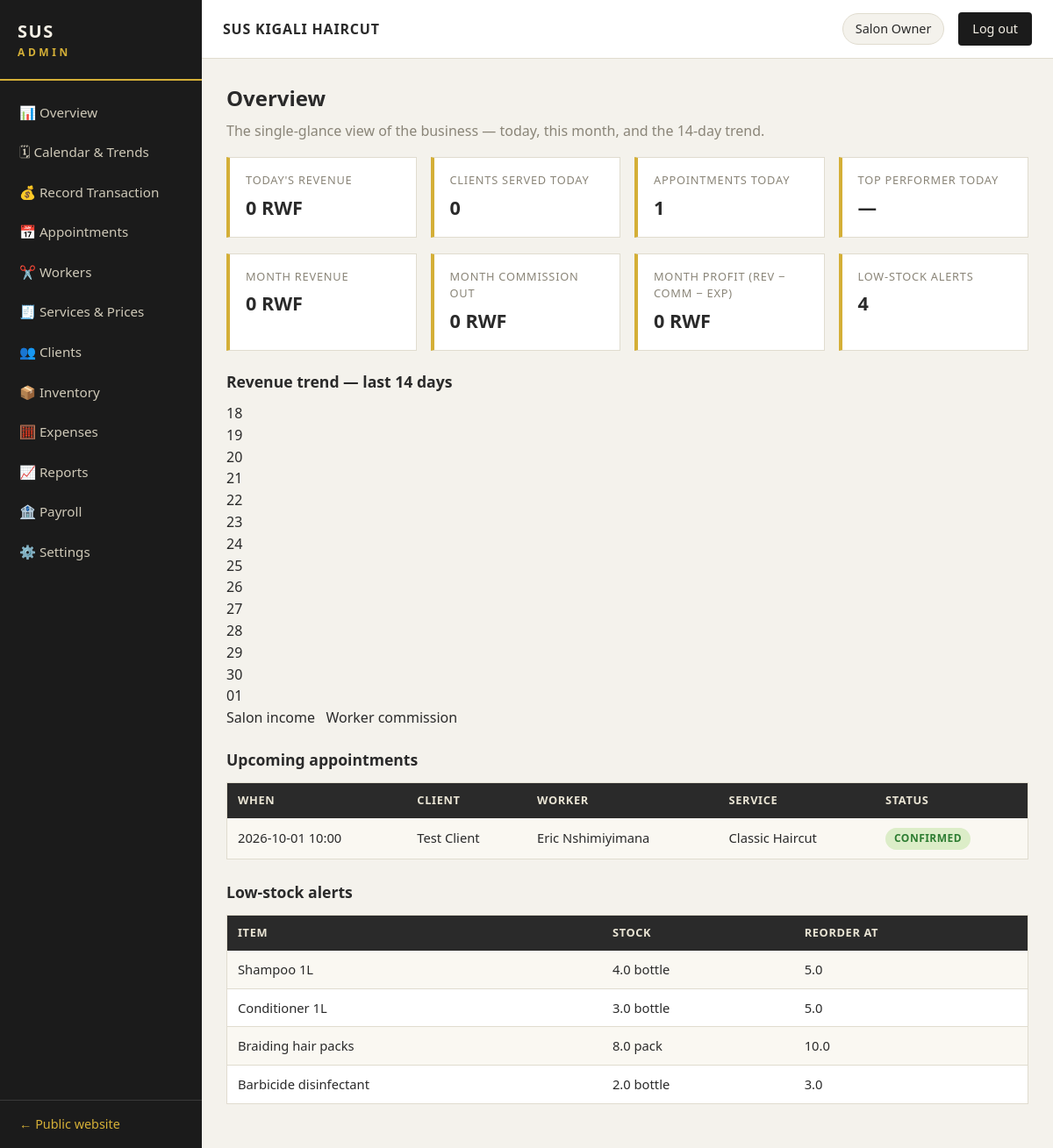
Page /admin/ (signed in) on the committed database.
### sus/models.py (models this page shows, shortened)
class Setting(db.Model):
    __tablename__ = "settings"
    key = db.Column(db.String(60), primary_key=True)
    value = db.Column(db.String(255), nullable=False)
    @staticmethod
    def get(key, default=None):
        s = Setting.query.get(key)
        return s.value if s else default

class User(db.Model):
    __tablename__ = "users"
    id = db.Column(db.Integer, primary_key=True)
    name = db.Column(db.String(120), nullable=False)
    phone = db.Column(db.String(30))
    email = db.Column(db.String(120), unique=True)
    role = db.Column(db.String(20), nullable=False, default="worker")  # super_admin / manager / worker
    password_hash = db.Column(db.String(255), nullable=False)
    status = db.Column(db.String(20), nullable=False, default="active")
    worker = db.relationship("Worker", backref="user", uselist=False)

class Appointment(db.Model):
    __tablename__ = "appointments"
    id = db.Column(db.Integer, primary_key=True)
    client_id = db.Column(db.Integer, db.ForeignKey("clients.id"), nullable=False)
    worker_id = db.Column(db.Integer, db.ForeignKey("workers.id"), nullable=False)
    service_id = db.Column(db.Integer, db.ForeignKey("services.id"), nullable=False)
    date = db.Column(db.String(10), nullable=False)  # YYYY-MM-DD
    time = db.Column(db.String(5), nullable=False)   # HH:MM
    status = db.Column(db.String(20), nullable=False, default="pending")
    source = db.Column(db.String(20), nullable=False, default="online")  # online / walk_in
    notes = db.Column(db.String(255))
    created_at = db.Column(db.DateTime, default=datetime.utcnow)
    client = db.relationship("Client")
    worker = db.relationship("Worker")
    service = db.relationship("Service")

class Client(db.Model):
    __tablename__ = "clients"
    id = db.Column(db.Integer, primary_key=True)
    name = db.Column(db.String(120), nullable=False)
    phone = db.Column(db.String(30), nullable=False)
    email = db.Column(db.String(120))
    preferred_worker_id = db.Column(db.Integer, db.ForeignKey("workers.id"))
    visit_count = db.Column(db.Integer, nullable=False, default=0)
    total_spent = db.Column(db.Integer, nullable=False, default=0)
    loyalty_points = db.Column(db.Integer, nullable=False, default=0)
    notes = db.Column(db.String(255))
    created_at = db.Column(db.DateTime, default=datetime.utcnow)

class Worker(db.Model):
    __tablename__ = "workers"
    id = db.Column(db.Integer, primary_key=True)
    user_id = db.Column(db.Integer, db.ForeignKey("users.id"))
    full_name = db.Column(db.String(120), nullable=False)
    phone = db.Column(db.String(30))
    photo = db.Column(db.String(255))  # path/URL, optional
    category = db.Column(db.String(40), nullable=False, default="Barber")
    specialty = db.Column(db.String(120))
    commission_rate = db.Column(db.Float)  # percent; None -> use shop default
    pay_type = db.Column(db.String(20), nullable=False, default="commission")
    base_salary = db.Column(db.Integer, default=0)  # for fixed / hybrid
    date_joined = db.Column(db.String(10), default=lambda: date.today().isoformat())
    status = db.Column(db.String(20), nullable=False, default="active")

class Service(db.Model):
    __tablename__ = "services"
    id = db.Column(db.Integer, primary_key=True)
    name = db.Column(db.String(120), nullable=False)
    description = db.Column(db.String(255))
    price = db.Column(db.Integer, nullable=False)  # RWF
    duration_minutes = db.Column(db.Integer, nullable=False, default=30)
    category = db.Column(db.String(40), nullable=False, default="Barber")
    active = db.Column(db.Boolean, nullable=False, default=True)

class InventoryItem(db.Model):
    __tablename__ = "inventory"
    id = db.Column(db.Integer, primary_key=True)
    item_name = db.Column(db.String(120), nullable=False)
    category = db.Column(db.String(60))
    quantity = db.Column(db.Float, nullable=False, default=0)
    unit = db.Column(db.String(20), default="pcs")
    reorder_level = db.Column(db.Float, nullable=False, default=0)
    unit_cost = db.Column(db.Integer, nullable=False, default=0)
    @property
    def low_stock(self):
        return self.quantity <= self.reorder_level

### sus/admin.py (the view)
@admin_bp.route("/")
@login_required
def overview():
    u = current_user()
    if u.role == "worker":
        return redirect(url_for("admin.my"))
    today = date.today().isoformat()
    day_tx = Transaction.query.filter_by(date=today, status="completed").all()
    today_revenue = sum(t.amount for t in day_tx)
    clients_today = len(day_tx)
    top_today = None
    if day_tx:
        per_worker = defaultdict(int)
        for t in day_tx:
            per_worker[t.worker.full_name] += t.amount
        top_today = max(per_worker.items(), key=lambda kv: kv[1])
    trend = []
    for d in range(13, -1, -1):
        day = (date.today() - timedelta(days=d)).isoformat()
        tx = Transaction.query.filter_by(date=day, status="completed").all()
        trend.append({"day": day, "revenue": sum(t.amount for t in tx),
                      "commission": sum(t.commission_amount for t in tx)})
    upcoming = (Appointment.query
                .filter(Appointment.status.in_(["pending", "confirmed"]),
                        Appointment.date >= today)
                .order_by(Appointment.date, Appointment.time).limit(12).all())
    low_stock = [i for i in InventoryItem.query.all() if i.low_stock]
    month_start = today[:8] + "01"
    month_tx = Transaction.query.filter(Transaction.date >= month_start,
                                        Transaction.status == "completed").all()
    month_revenue = sum(t.amount for t in month_tx)
    month_commission = sum(t.commission_amount for t in month_tx)
    month_expenses = db.session.query(func.coalesce(func.sum(Expense.amount), 0))\
        .filter(Expense.date >= month_start).scalar()
    return render_template("admin/overview.html", u=u,
                           today_revenue=today_revenue, clients_today=clients_today,
                           appts_today=len([a for a in upcoming if a.date == today]),
                           top_today=top_today, trend=trend, upcoming=upcoming,
                           low_stock=low_stock, month_revenue=month_revenue,
                           month_commission=month_commission,
                           month_profit=month_revenue - month_commission - month_expenses)

### sus/__init__.py (called while the page is built)
def create_app(config_class=Config):
    app = Flask(__name__)
    app.config.from_object(config_class)
    db.init_app(app)
    from .public import public_bp
    from .admin import admin_bp
    from .api import api_bp
    app.register_blueprint(public_bp)
    app.register_blueprint(admin_bp)
    app.register_blueprint(api_bp)
    @app.template_filter("rwf")
    def rwf(value):
        try:
            return f"{int(value):,} RWF"
        except (TypeError, ValueError):
            return value
    @app.context_processor
    def inject_user():
        from .auth import current_user
        u = current_user()
        return {"current_user_name": u.name if u else ""}
    return app

### sus/auth.py (called while the page is built)
def current_user():
    uid = session.get("user_id")
    return User.query.get(uid) if uid else None

def login_required(f):
    @wraps(f)
    def wrapper(*args, **kwargs):
        if not current_user():
            return redirect(url_for("admin.login", next=request.path))
        return f(*args, **kwargs)
    return wrapper

### sus/public.py (called while the page is built)
def shop():
    return {
        "name": Setting.get("shop_name", "SUS KIGALI HAIRCUT"),
        "tagline": Setting.get("tagline", ""),
        "phone": Setting.get("phone", ""),
        "whatsapp": Setting.get("whatsapp", ""),
        "address": Setting.get("address", ""),
        "hours": Setting.get("hours", ""),
    }

@public_bp.app_context_processor
def inject_shop():
    return {"shop": shop()}

### sus/templates/admin/overview.html (shortened to what this page needs)
{% extends "admin/base_admin.html" %}
{% block content %}
<h1>Overview</h1>
<p class="muted">The single-glance view of the business — today, this month, and the 14-day trend.</p>
<div class="stat-grid">
  <div class="stat"><span class="stat-label">Today's revenue</span><span class="stat-value">{{ today_revenue|rwf }}</span></div>
  <div class="stat"><span class="stat-label">Clients served today</span><span class="stat-value">{{ clients_today }}</span></div>
  <div class="stat"><span class="stat-label">Appointments today</span><span class="stat-value">{{ appts_today }}</span></div>
  <div class="stat"><span class="stat-label">Top performer today</span>
    <span class="stat-value small">{{ top_today[0] if top_today else '—' }}<br>
    <small>{{ top_today[1]|rwf if top_today else '' }}</small></span></div>
</div>
<div class="stat-grid">
  <div class="stat"><span class="stat-label">Month revenue</span><span class="stat-value">{{ month_revenue|rwf }}</span></div>
  <div class="stat"><span class="stat-label">Month commission out</span><span class="stat-value">{{ month_commission|rwf }}</span></div>
  <div class="stat"><span class="stat-label">Month profit (rev − comm − exp)</span><span class="stat-value">{{ month_profit|rwf }}</span></div>
  <div class="stat"><span class="stat-label">Low-stock alerts</span><span class="stat-value">{{ low_stock|length }}</span></div>
</div>
<h2>Revenue trend — last 14 days</h2>
<div class="chart">
  {% for d in trend %}
  <div class="chart-col" title="{{ d.day }} — income {{ d.revenue|rwf }}, commission {{ d.commission|rwf }}">
    <span class="chart-label">{{ d.day[8:] }}</span>
  </div>
  {% endfor %}
</div>
<p class="legend"> Salon income &nbsp;  Worker commission</p>
<div class="two-pane">
  <div class="pane">
    <h2>Upcoming appointments</h2>
    <table>
      <tr><th>When</th><th>Client</th><th>Worker</th><th>Service</th><th>Status</th></tr>
      {% for a in upcoming %}
      <tr><td>{{ a.date }} {{ a.time }}</td><td>{{ a.client.name }}</td>
          <td>{{ a.worker.full_name }}</td><td>{{ a.service.name }}</td>
          <td><span class="badge {{ a.status }}">{{ a.status }}</span></td></tr>
      {% else %}<tr><td colspan="5">No upcoming appointments.</td></tr>{% endfor %}
    </table>
  </div>
  <div class="pane">
    <h2>Low-stock alerts</h2>
    <table>
      <tr><th>Item</th><th>Stock</th><th>Reorder at</th></tr>
      {% for i in low_stock %}
      <tr><td>{{ i.item_name }}</td><td>{{ i.quantity }} {{ i.unit }}</td><td>{{ i.reorder_level }}</td></tr>
      {% else %}<tr><td colspan="3">All stock levels healthy. ✅</td></tr>{% endfor %}
    </table>
  </div>
</div>
{% endblock %}

### sus/templates/admin/base_admin.html (shortened to what this page needs)
<!DOCTYPE html>
<html lang="en">
<head>
  <link rel="stylesheet" href="{{ url_for('static', filename='css/admin.css') }}">
</head>
<body class="admin-body">
  <aside class="sidebar" id="sidebar">
    <div class="sidebar-brand">SUS <span>ADMIN</span></div>
    <nav>
      {% set role = session.get('role') %}
      {% if role == 'super_admin' or role == 'manager' %}
      <a href="{{ url_for('admin.overview') }}">📊 Overview</a>
      <a href="{{ url_for('admin.calendar_view') }}">🗓 Calendar & Trends</a>
      <a href="{{ url_for('admin.transactions') }}">💰 Record Transaction</a>
      <a href="{{ url_for('admin.appointments') }}">📅 Appointments</a>
      <a href="{{ url_for('admin.workers') }}">✂️ Workers</a>
      <a href="{{ url_for('admin.services') }}">🧾 Services & Prices</a>
      <a href="{{ url_for('admin.clients') }}">👥 Clients</a>
      <a href="{{ url_for('admin.inventory') }}">📦 Inventory</a>
      <a href="{{ url_for('admin.expenses') }}">🧮 Expenses</a>
      <a href="{{ url_for('admin.reports') }}">📈 Reports</a>
      {% endif %}
      {% if role == 'super_admin' %}
      <a href="{{ url_for('admin.payroll') }}">🏦 Payroll</a>
      <a href="{{ url_for('admin.settings') }}">⚙️ Settings</a>
      {% endif %}
    </nav>
    <a class="sidebar-bottom" href="{{ url_for('public.home') }}">← Public website</a>
  </aside>
  <div class="admin-main">
    <header class="admin-topbar">
      <span class="shop-name">{{ shop.name if shop else 'SUS KIGALI HAIRCUT' }}</span>
      <span class="user-chip">{{ current_user_name }}</span>
      <a class="btn-logout" href="{{ url_for('admin.logout') }}">Log out</a>
    </header>
    <div class="admin-content">
      {% block content %}{% endblock %}
    </div>
  </div>
</body>
</html>

### sus/static/css/admin.css (style rules this page uses)
:root { --dark: #1b1b1b; --dark2: #2a2a2a; --gold: #d4af37; --gold-soft: #e8c96a; --bg: #f4f2ec; --panel: #ffffff; --ink: #2a2a2a; --muted: #8a8578; --line: #e0dccf; --green: #2e7d32; --red: #b3261e; --amber: #b58100; }
* { margin: 0; padding: 0; box-sizing: border-box; }
body.admin-body { font-family: "Segoe UI", Arial, sans-serif; background: var(--bg); color: var(--ink); line-height: 1.55; }
.sidebar { position: fixed; top: 0; bottom: 0; left: 0; width: 230px; background: var(--dark); overflow-y: auto; z-index: 50; display: flex; flex-direction: column; }
.sidebar-brand { padding: 20px; font-size: 1.25rem; font-weight: bold; letter-spacing: .08em; color: var(--cream, #f5f0e6); border-bottom: 2px solid var(--gold); }
.sidebar-brand span { color: var(--gold); font-size: .75rem; letter-spacing: .3em; display: block; }
.sidebar nav { display: flex; flex-direction: column; padding: 14px 0; flex: 1; }
.sidebar nav a { padding: 11px 22px; color: #cfc9b8; font-size: .95rem; text-decoration: none; }
.sidebar-bottom { padding: 16px 22px; color: var(--gold); border-top: 1px solid #3a3a3a; text-decoration: none; font-size: .9rem; }
.admin-main { margin-left: 230px; min-height: 100vh; display: flex; flex-direction: column; }
.admin-topbar { display: flex; align-items: center; gap: 16px; padding: 14px 24px; background: var(--panel); border-bottom: 1px solid var(--line); position: sticky; top: 0; z-index: 40; }
.admin-topbar .shop-name { font-weight: bold; letter-spacing: .05em; }
.user-chip { background: var(--bg); border: 1px solid var(--line); padding: 6px 14px; border-radius: 999px; font-size: .9rem; }
.btn-logout { background: var(--dark); color: var(--cream, #f5f0e6); padding: 8px 16px; text-decoration: none; font-size: .9rem; border-radius: 4px; }
.admin-content { padding: 26px 28px; max-width: 1200px; width: 100%; }
.admin-content h1 { font-size: 1.5rem; margin-bottom: 6px; }
.admin-content h2 { font-size: 1.1rem; margin: 22px 0 10px; color: var(--dark2); }
.stat-grid { display: grid; grid-template-columns: repeat(auto-fit, minmax(190px, 1fr)); gap: 16px; margin: 18px 0; }
.stat { background: var(--panel); border: 1px solid var(--line); border-left: 4px solid var(--gold); padding: 16px 18px; display: flex; flex-direction: column; }
.stat-label { color: var(--muted); font-size: .8rem; text-transform: uppercase; letter-spacing: .06em; }
.stat-value { font-size: 1.35rem; font-weight: bold; margin-top: 4px; }
table { width: 100%; border-collapse: collapse; background: var(--panel); border: 1px solid var(--line); margin: 12px 0 24px; font-size: .92rem; }
th { text-align: left; background: var(--dark2); color: #eae5d5; padding: 10px 12px; font-size: .8rem; text-transform: uppercase; letter-spacing: .05em; }
td { padding: 10px 12px; border-bottom: 1px solid var(--line); vertical-align: middle; }
tr:nth-child(even) td { background: #faf8f2; }
.badge { display: inline-block; padding: 3px 10px; border-radius: 999px; font-size: .75rem; font-weight: bold; text-transform: uppercase; letter-spacing: .04em; }
.badge.confirmed { background: #dcedc8; color: var(--green); }
a { color: var(--dark2); }
.muted { color: var(--muted); }

### rows in the picture
Setting: value "SUS KIGALI HAIRCUT"
User: name "Salon Owner"
Appointment: date "2026-10-01", time "10:00", client.name "Test Client", worker.full_name "Eric Nshimiyimana", service.name "Classic Haircut", status "CONFIRMED"
InventoryItem: item_name "Shampoo 1L", quantity "4.0", unit "bottle", reorder_level "5.0"
InventoryItem: item_name "Conditioner 1L", quantity "3.0", unit "bottle", reorder_level "5.0"
InventoryItem: item_name "Braiding hair packs", quantity "8.0", unit "pack", reorder_level "10.0"
InventoryItem: item_name "Barbicide disinfectant", quantity "2.0", unit "bottle", reorder_level "3.0"

### other values in the picture
{{ today_revenue|rwf }} "0 RWF"
{{ clients_today }} "0"
{{ appts_today }} "1"
{{ top_today[0] if top_today else '—' }} "—"
{{ month_revenue|rwf }} "0 RWF"
{{ month_commission|rwf }} "0 RWF"
{{ month_profit|rwf }} "0 RWF"
{{ low_stock|length }} "4"
{{ d.day[8:] }} "18" "19" "20" "21" "22" "23" "24" "25" "26" "27" "28" "29" "30" "01"
